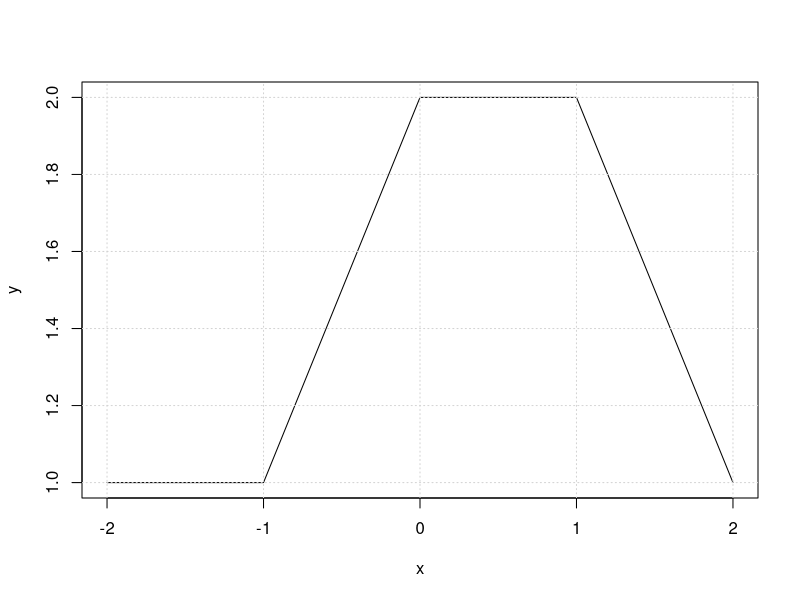

This figure's R source:
x = -2:2
y = c(1 + 0 + 0, # x = -2
      1 + 0 + 0, # x = -1
      1 + 1 + 0, # x = 0
      1 + (1-0) + 0, # x = 1
      1 + (1-1) + 0 # x =2
)
plot( x, y, type='l' )
grid()
